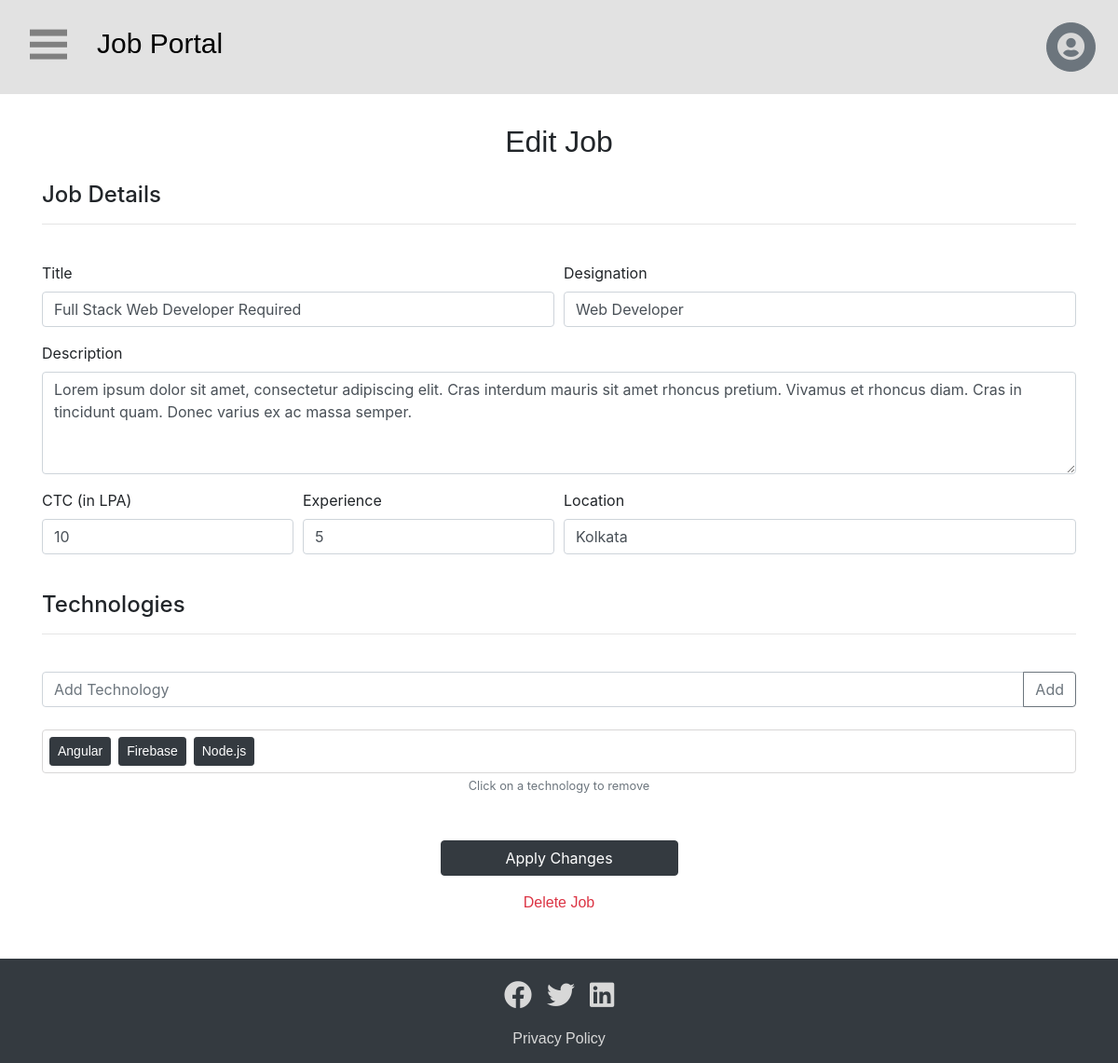
Screenshot of /employer/edit-job.php?job=2 (signed in) with the database file from the repository.
### tables this page shows
CREATE TABLE `jobs` (
  `id` int(10) NOT NULL,
  `emp_id` int(6) NOT NULL,
  `title` text NOT NULL,
  `designation` varchar(100) NOT NULL,
  `description` text NOT NULL,
  `salary` varchar(7) NOT NULL,
  `experience` varchar(2) NOT NULL,
  `location` varchar(300) NOT NULL,
  `highlighted` varchar(5) NOT NULL,
  `available` varchar(5) NOT NULL
);

CREATE TABLE `jobtech` (
  `id` int(10) NOT NULL,
  `job_id` int(10) NOT NULL,
  `technology` varchar(100) NOT NULL
);

### employer/edit-job.php (the view, shortened to what this page needs)
<?php
    require "../connect.php";
    if(!isset($_REQUEST["job"])){
        header("location:manage-jobs.php");
    } else {
        $stmt = $con->prepare("SELECT emp_id FROM jobs WHERE id = :id");
        $stmt->execute(array('id' => $_REQUEST["job"]));
        $result = $stmt->fetch(PDO::FETCH_ASSOC);
        if(!$stmt->rowCount() || $result['emp_id'] != $_SESSION['id'])
            header('location: ../index.php');
        else
            $job_id = $_REQUEST["job"];
    }
    $sql = "SELECT title,designation,description,salary,experience,location FROM jobs WHERE id='$job_id'";
    $statement = $con->prepare($sql);
    $statement->execute();
    $row = $statement->fetch(PDO::FETCH_ASSOC);
    $sql = "SELECT technology FROM jobtech WHERE job_id = :job_id";
    $statement = $con->prepare($sql);
    $statement->execute(array("job_id" => $job_id));
    $technologies = $statement->fetchAll(PDO::FETCH_ASSOC);
?>
<!DOCTYPE html>
<html lang="en">
<head>
     <link rel="stylesheet" href="https://stackpath.bootstrapcdn.com/bootstrap/4.3.1/css/bootstrap.min.css">
    <link rel="stylesheet" href="https://cdnjs.cloudflare.com/ajax/libs/font-awesome/5.8.2/css/all.css" />
    <link rel="stylesheet" href="../css/main.css">
</head>
<body>
    <div class="nav-toggle">
        <div class="nav-toggle-bar"></div>
    </div>
    <div class="d-flex align-items-center p-3 bg-grey">
        <h2 class="brand"><a href="../">Job Portal</a></h2>
        <div class="btn-group dropleft align-self-end p-2 ml-auto">
            <button type="button" class="btn btn-sm btn-round btn-secondary dropdown-toggle" data-toggle="dropdown" aria-haspopup="true" aria-expanded="false">
                <i class="fas fa-user-circle"></i>
            </button>
        </div>
    </div>
    <div class="page-container">
        <div class="content-wrap container-fluid">
            <div class="text-center">
                <h2>Edit Job</h2>
            </div>
            <div class="container mt-3">
                <form action="#" method="POST" id="jobAddForm">
                    <h4 class="mt-4">Job Details</h4><hr><br>
                    <div class="form-row">
                        <div class="form-group col-md-6">
                            <label for="title">Title</label>
                            <?php
                                echo'
                                <input type="text" class="form-control" id="title" name="title" value= "'.$row["title"].'" required>
                                ';
                            ?>
                        </div>
                        <div class="form-group col-md-6">
                            <label for="designation">Designation</label>
                            <?php
                                echo '
                                <input type="text" class="form-control" id="designation" name="designation" value="'.$row["designation"].'" required>
                                ';
                            ?>
                        </div>
                    </div>
                    <div class="form-group">
                        <label for="description">Description</label>
                        <?php
                            echo'
                                <textarea class="form-control" id="description" name="description" rows="4" maxlength="1500" required>'.$row["description"].'</textarea>
                            ';
                        ?>
                    </div>
                    <div class="form-row">
                        <div class="form-group col-md-3">
                            <label for="salary">CTC (in LPA)</label>
                            <?php
                                echo'
                                    <input type="number" class="form-control" id="salary" name="salary" value="'.$row["salary"].'" required>
                                ';
                            ?>
                        </div>
                        <div class="form-group col-md-3">
                            <label for="experience">Experience</label>
                            <?php
                                echo'
                                    <input type="number" class="form-control" id="experience" name="experience" value="'.$row["experience"].'" required>
                                ';
                            ?>
                        </div>
                        <div class="form-group col-md-6">
                            <label for="location">Location</label>
                            <?php
                                echo'
                                    <input type="text" class="form-control" id="location" name="location" value="'.$row["location"].'" required>
                                ';
                            ?>
                        </div>
                    </div>
                    <h4 class="mt-4">Technologies</h4><hr><br>
                    <div class="row">
                        <div class="col-md-12">
                            <div class="input-group mb-3">
                                <input type="text" class="form-control" id="skill-input" placeholder="Add Technology">
                                <div class="input-group-append">
                                    <button class="btn btn-outline-secondary" type="button" id="skill-add">Add</button>
                                </div>
                            </div>
                        </div>
                        <div class="col-md-12 mt-2">
                            <div class="d-flex flex-wrap skill-border" id="skill-container">
                                <?php
                                    foreach ($technologies as $technology) {
                                        echo '
                                            <div class="p-1"><a class="btn btn-sm btn-dark" href="#" role="button">'.$technology['technology'].'</a></div>
                                        ';
                                    }
                                ?>
                            </div>
                        </div>
                    </div>
                    <div class="text-center"><small class="text-muted">Click on a technology to remove</small></div>
                    <div class="row justify-content-center mt-5">
                        <div class="col-sm-3 text-center">
                            <button type="submit" class="btn btn-block btn-dark mb-3" id="addJobBtn" name="addJobBtn">Apply Changes</button>
                            <a href="#" class="text-danger" data-toggle="modal" data-target="#deleteJob">Delete Job</a>
                        </div>
                    </div>
                </form>
            </div>
        </div>
    </div>
    <div id="footer" class="footer bg-dark">
        <div class="d-flex flex-row justify-content-center bd-highlight mt-3">
            <div class="p-2 bd-highlight"><a href="#"><i class="fab fa-facebook"></i></a></div>
            <div class="p-2 bd-highlight"><a href="#"><i class="fab fa-twitter"></a></i></div>
            <div class="p-2 bd-highlight"><a href="#"><i class="fab fa-linkedin"></a></i></div>
        </div>
        <div class="text-center mt-2">
            <a href="#">Privacy Policy</a>
        </div>
    </div>
</body>
</html>

### css/main.css (style rules this page uses)
h1, h2, h3, p, a { font-family: Verdana, Geneva, sans-serif; }
.page-container { position: relative; min-height: 100vh; }
.content-wrap { padding-top: 2rem; padding-bottom: 3rem; }
.footer { position: absolute; width: 100%; height: 7rem; }
.footer i, .nav i, .btn-round i { font-size: 30px; color: rgb(216, 216, 216); }
.footer a { color: rgb(216, 216, 216); }
.bg-grey { background-color: #e2e2e2; }
.brand { padding-top: 0; padding-bottom: 0; padding-left: 5.5rem; font-size: 30px; }
.brand a { text-decoration: none; color: black; }
.dropdown-toggle::before { display:none !important; }
.btn-round { height: 53px; width: 53px; border-radius: 50%; }
.skill-border { border: 1px solid rgb(216, 215, 215) !important; border-radius: 4px; padding: 3px; }
.nav-toggle { -webkit-user-select: none; -moz-user-select: none; user-select: none; cursor: pointer; height: 2rem; left: 2rem; position: fixed; top: 2rem; width: 2.5rem; z-index: 5; }
.nav-toggle .nav-toggle-bar, .nav-toggle .nav-toggle-bar::after, .nav-toggle .nav-toggle-bar::before { position: absolute; top: 50%; -webkit-transform: translateY(-50%); -ms-transform: translateY(-50%); transform: translateY(-50%); -webkit-transition: all 0.5s ease; -moz-transition: all 0.5s ease; -ms-transition: all 0.5s ease; -o-transition: all 0.5s ease; transition: all 0.5s ease; background: gray; content: ''; height: 0.4rem; width: 100%; }
.nav-toggle .nav-toggle-bar { margin-top: 0; }
.nav-toggle .nav-toggle-bar::after { margin-top: 0.8rem; }
.nav-toggle .nav-toggle-bar::before { margin-top: -0.8rem; }

### rows the page displays
jobs: title "Full Stack Web Developer Required", designation "Web Developer", description "Lorem ipsum dolor sit amet, consectetur adipiscing elit. Cras interdum mauris sit amet rhoncus pretium. Vivamus et rhoncus diam. Cras in tincidunt quam. Donec varius ex ac massa semper.", salary "10", experience "5", location "Kolkata"
jobtech: technology "Angular"
jobtech: technology "Firebase"
jobtech: technology "Node.js"
